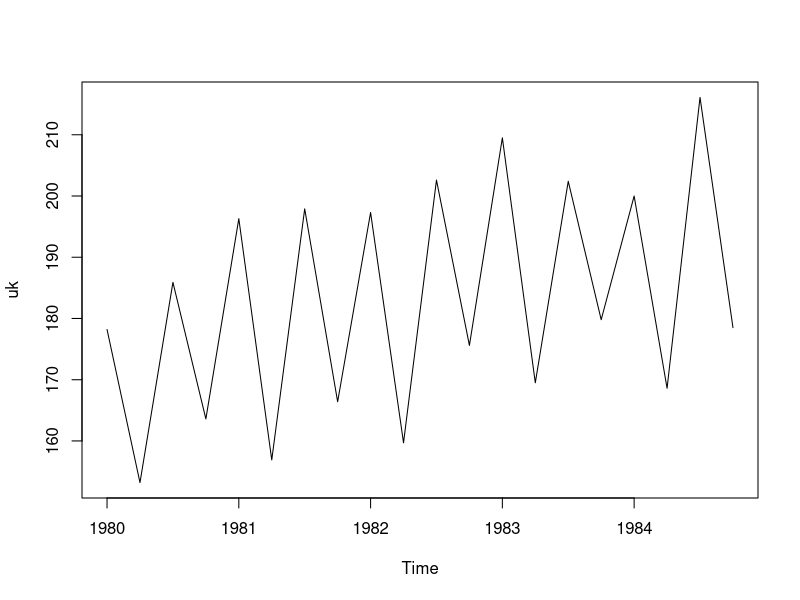
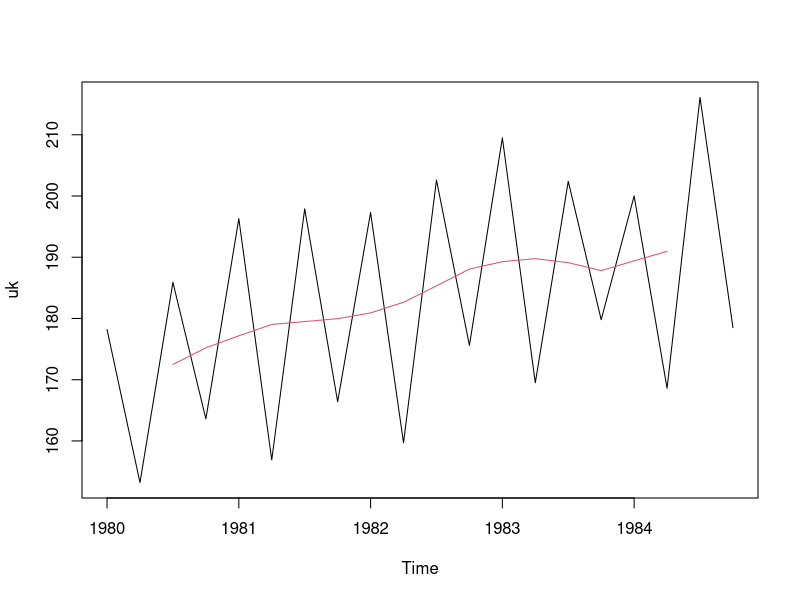
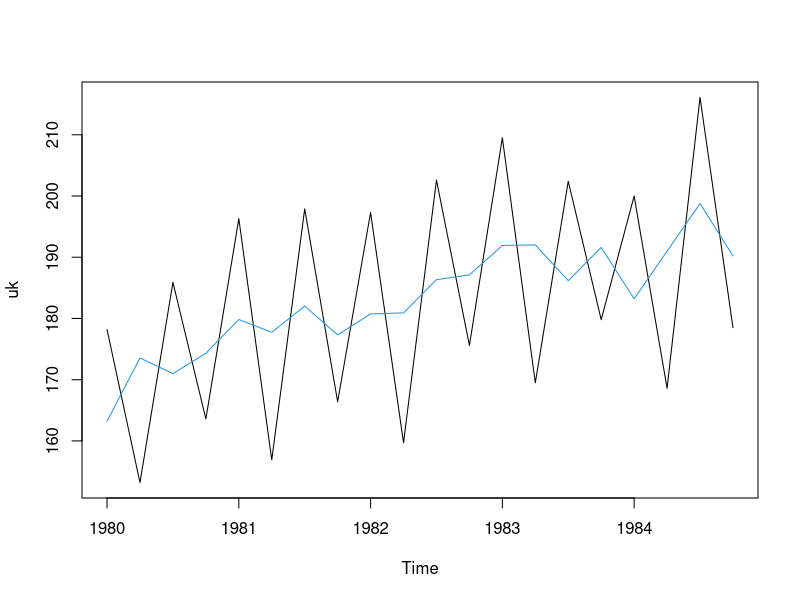
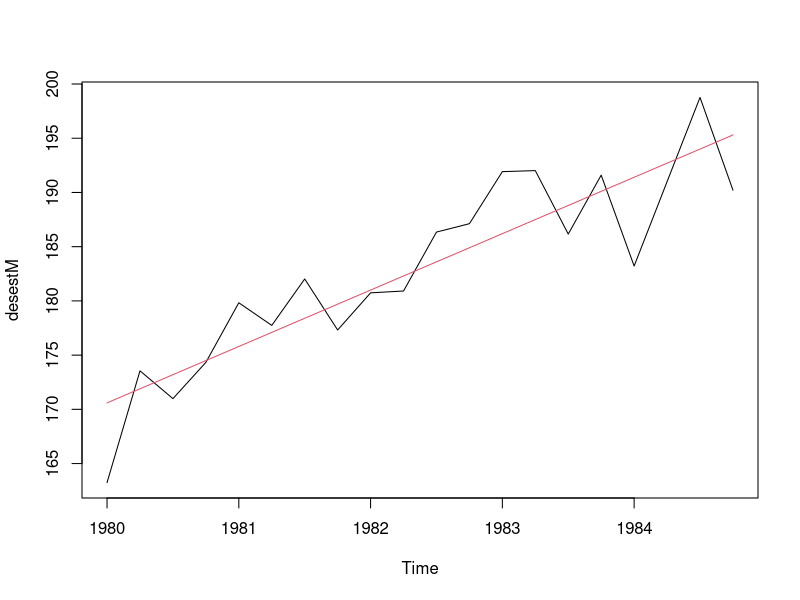
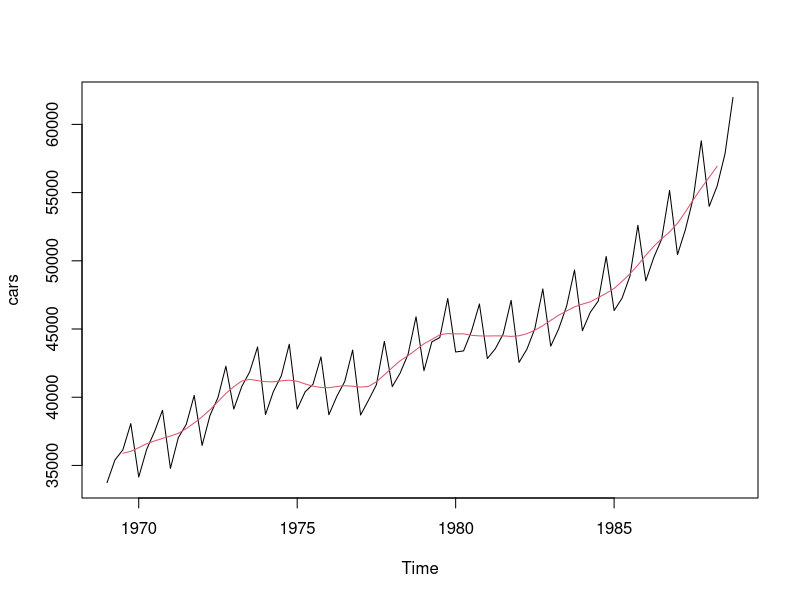
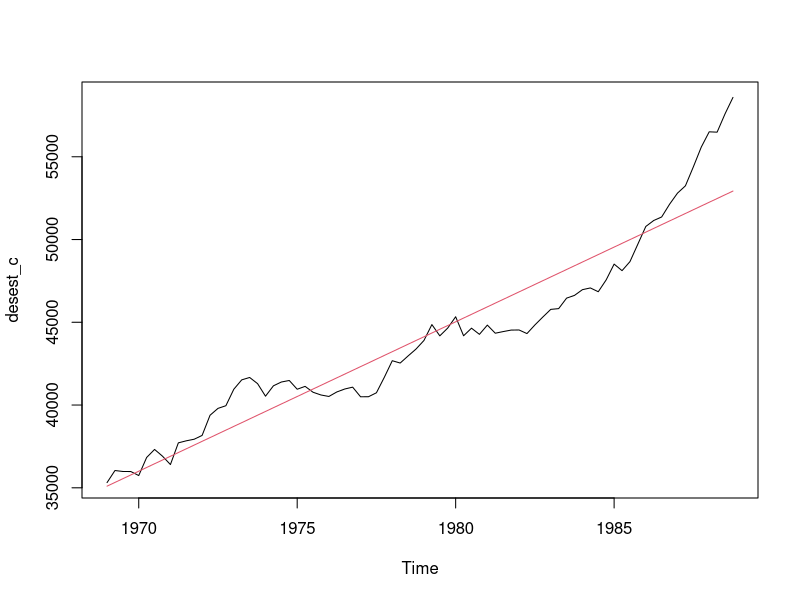

Write R code to recreate these figures, in order.
# =====================================================================
#  Topic 3: TIME SERIES  -  R functions for every formula in the slides
#  (Univ. de Malaga, Dept. of Applied Mathematics)
#
#  Layout of the file
#    1. Moving averages (order k, odd / even)
#    2. Decomposition: trend-cycle, E*A, seasonal indices, random part
#    3. Deseasonalisation
#    4. Trend by least squares (regression line on X/E)
#    5. Prediction (trend * seasonal index)
#    6. Autocorrelation (cycle detection)
#    7. Index numbers + deflation
#    8. Whole pipeline in one call + car-sales exercise
#
#  Every place marked   >>> SLIDE CODING TASK <<<   is code that appears
#  literally in the slides ("Code in R" slides) - run those first.
#  Expected values from the slides are written in comments (# ==> ...).
#  Only base R / stats is needed (no tidyverse): stats::filter is used
#  explicitly so it does not clash with dplyr::filter.
# =====================================================================


# =====================================================================
# 1. MOVING AVERAGES
# =====================================================================

# Moving average of order k:  Y_t = (X_t + X_{t+1} + ... + X_{t+k-1}) / k
#  * k odd : plain filter  rep(1,k)/k, result sits on the middle point
#            (order 3 -> first value is assigned to t = 2).
#  * k even: not centred, so correct it by weighting the two extremes
#            with 0.5:  c(.5, 1, ..., 1, .5)/k  (same as a 2nd MA of order 2).
#  The first/last floor(k/2) values are lost -> NA.
moving_average <- function(x, k) {
  w <- if (k %% 2 == 1) rep(1, k) / k else c(0.5, rep(1, k - 1), 0.5) / k
  stats::filter(x, w)            # sides = 2 (centred) is the default
}

# Same thing written "by hand" (no stats::filter) - useful to check the formula.
# Even k:  (0.5*X_{t-k/2} + X_{t-k/2+1} + ... + X_{t+k/2-1} + 0.5*X_{t+k/2}) / k
moving_average_manual <- function(x, k) {
  n <- length(x); out <- rep(NA_real_, n)
  h <- k %/% 2
  for (t in (h + 1):(n - h)) {
    if (k %% 2 == 1) {
      out[t] <- sum(x[(t - h):(t + h)]) / k
    } else {
      out[t] <- (0.5 * x[t - h] + sum(x[(t - h + 1):(t + h - 1)]) + 0.5 * x[t + h]) / k
    }
  }
  out
}

# Even-order MA done in two steps (uncentred MA of order k, then MA of order 2).
moving_average_two_step <- function(x, k) {
  n  <- length(x)
  m1 <- sapply(1:(n - k + 1), function(i) mean(x[i:(i + k - 1)]))  # uncentred
  m2 <- (m1[-length(m1)] + m1[-1]) / 2                             # order 2
  c(rep(NA, k / 2), m2, rep(NA, k / 2))
}

# ---- >>> SLIDE CODING TASK (p.~14-15): moving averages of order 3 and 4 <<<
xx <- c(2.6767, 3.2050, 4.8714, 4.6275, 5.9008,
        5.5200, 5.1186, 4.9507, 4.6612, 6.2572)

# odd number no need to correction
stats::filter(xx, c(1, 1, 1) / 3)                 # order 3 (slide code)
# ==> NA 3.584367 4.234633 5.133233 5.349433 5.513133 5.196433 4.910167 5.289700 NA

# even number requires correction
stats::filter(xx, c(0.5, 1, 1, 1, 0.5) / 4)       # order 4 (slide code)
# ==> NA NA 4.248163 4.940550 5.260825 5.332125 5.217575 5.154775 NA NA
moving_average(xx, 3)                              # same, through my function
moving_average(xx, 4)
moving_average_manual(xx, 4)                       # same again, by hand
moving_average_two_step(xx, 4)

# ---- Exercise (1959-1965): trend with MA of order 3 and 4
x59 <- c(6, 6.2, 5.1, 4.9, 5.2, 5.8, 7)
names(x59) <- 1959:1965
moving_average(x59, 3)   # ==> NA 5.7667 5.4000 5.0667 5.3000 6.0000 NA
moving_average(x59, 4)   # ==> NA NA 5.45 5.30 5.49 NA NA
# by hand for 1961:  (0.5*6 + 6.2 + 5.1 + 4.9 + 0.5*5.2)/4 = 5.45


# =====================================================================
# 2. DECOMPOSITION  X = T*E*C*A   (multiplicative)  /  X = T+E+C+A (additive)
# =====================================================================

# Trend-cycle T*C: moving average whose order = seasonal period
# (quarterly p = 4, monthly p = 12, ...).
trend_cycle <- function(x, period) moving_average(x, period)

# Remove trend-cycle -> seasonal * random part.
#   multiplicative:  E*A = X / (T*C)        additive:  E+A = X - (T*C)
seasonal_random <- function(x, tc, model = c("multiplicative", "additive")) {
  model <- match.arg(model)
  if (model == "multiplicative") x / tc else x - tc
}

# Arrange a series into a table with one column per season (rows = years).
# Pads with NA at the end if the last year is incomplete.
season_matrix <- function(x, period) {
  x <- as.numeric(x)
  pad <- (-length(x)) %% period
  matrix(c(x, rep(NA, pad)), ncol = period, byrow = TRUE)
}

# UNCORRECTED seasonal variation indices: average of every column of the
# E*A table (removes the random part A).
#   I_season = mean over years of (X / T*C),   NA values ignored.
#   They are usually written as percentages (x100).
seasonal_index_uncorrected <- function(ea, period) {
  colMeans(season_matrix(ea, period), na.rm = TRUE)
}

# CORRECTED (normalised) indices: multiplicative -> mean must be 1 (sum = p,
# i.e. 400 % for quarters):   I' = I * p / sum(I) = I / mean(I)
#   e.g. 400/399.53 * 109.03 % = 109.1606 %
# additive -> they must sum to 0:  I' = I - mean(I)
seasonal_index_corrected <- function(i_unc, model = c("multiplicative", "additive")) {
  model <- match.arg(model)
  if (model == "multiplicative") i_unc / mean(i_unc) else i_unc - mean(i_unc)
}

# Same correction written with the slides' formula  400/399.53 * I  (generic p).
seasonal_index_corrected_slide <- function(i_unc) {
  length(i_unc) / sum(i_unc) * i_unc
}

# Random component:  A = (E*A) / E   (additive: (E+A) - E).
# The seasonal indices (length p) are recycled along the series.
random_component <- function(ea, e_idx, model = c("multiplicative", "additive")) {
  model <- match.arg(model)
  if (model == "multiplicative") ea / e_idx else ea - e_idx
}

# Read an index as text:  1.0903 -> "+9.03 % w.r.t. the annual average"
interpret_index <- function(i) {
  d <- (i - 1) * 100
  sprintf("%.2f %% %s the annual average", abs(d), ifelse(d >= 0, "above", "below"))
}

# ---- >>> SLIDE CODING TASK (p.~23-42): the company "Muja" <<<
xx <- c(178.2, 153.2, 185.9, 163.6,     # 1980 Spring..Winter
        196.3, 156.9, 197.9, 166.4,     # 1981
        197.3, 159.7, 202.6, 175.6,     # 1982
        209.5, 169.5, 202.4, 179.8,     # 1983
        200.0, 168.6, 216.1, 178.5)     # 1984
# Reading the data, frequency = 4 (quarters)
uk <- ts(xx, start = c(1980, 1), frequency = 4)
uk
plot(uk)

# Trend component, using a moving average of order 4  (slide code)
tend <- stats::filter(uk, c(.5, 1, 1, 1, .5) / 4)
tend
# ==> Autumn 1980 = 172.4875, Winter 1980 = 175.2125, ... Summer 1984 = 190.9625
plot(uk)
lines(tend, col = 2)                 # trend in red

# Seasonal (E) * Random (A) = X / TC  (slide code)
est_aleM <- uk / tend
est_aleM
# ==> 1981: 1.1079 0.8764 1.1025 0.9246 ...

# Unnormalised seasonal component (slide code)
est1M <- colMeans(matrix(est_aleM, ncol = 4, byrow = T), na.rm = T)
est1M
# ==> 1.0903 0.8817 1.0859 0.9373   (sum 3.9953 = 399.53 %, should be 400 %)

# Normalise the seasonal component (slide code)
estM <- est1M / mean(est1M)
estM
# ==> 1.091606 0.882746 1.087217 0.938432  (= 109.16 %, 88.27 %, 108.72 %, 93.84 %)

# Random component (slide code)
aleM <- est_aleM / estM
aleM
# ==> e.g. Autumn 1983 = 0.9844  (accidental factors lowered X by 1.56 %)

# --- the same with my functions ---
tc    <- trend_cycle(uk, 4)
ea    <- seasonal_random(uk, tc)                    # E*A
i_unc <- seasonal_index_uncorrected(ea, 4)          # 1.0903 0.8817 1.0859 0.9373
sum(i_unc) * 100                                    # 399.53 -> must be 400
i_cor <- seasonal_index_corrected(i_unc)            # 1.0916 0.8827 1.0872 0.9384
seasonal_index_corrected_slide(i_unc)               # identical
interpret_index(i_cor[1])                           # "9.16 % above the annual average"
interpret_index(i_cor[2])                           # "11.73 % below the annual average"
a_rand <- random_component(ea, i_cor)               # random part A (mean ~ 1)

# Additive version of the same data (X = T+E+C+A): subtract, centre at 0
ea_add  <- seasonal_random(uk, tc, "additive")
e_add   <- seasonal_index_corrected(seasonal_index_uncorrected(ea_add, 4), "additive")
sum(e_add)                                          # 0


# =====================================================================
# 3. DESEASONALISATION    X / E = T*C*A   (additive: X - E)
# =====================================================================

# Divide each value by its corrected seasonal index (indices recycled).
deseasonalise <- function(x, e_idx, model = c("multiplicative", "additive")) {
  model <- match.arg(model)
  if (model == "multiplicative") x / e_idx else x - e_idx
}

# ---- >>> SLIDE CODING TASK (p.~46): deseasonalised series <<<
desestM <- uk / estM
desestM
# ==> Spring 1980: 178.2 / 1.091606 = 163.2458 ; Summer 1980: 173.5494 ...
plot(uk)
lines(desestM, col = 4)              # deseasonalised series in blue
deseasonalise(uk, i_cor)             # same, with my function


# =====================================================================
# 4. TREND BY LEAST SQUARES (regression line on the deseasonalised series)
# =====================================================================
#   Y = a + b*t ,  t = 1,2,...,n (1 = first period)
#   b = cov(t,Y)/var(t)  ,  a = mean(Y) - b*mean(t)     (cov/var with the same n)
trend_line <- function(y) {
  y <- as.numeric(y); t <- seq_along(y)
  b <- (mean(t * y) - mean(t) * mean(y)) / (mean(t^2) - mean(t)^2)
  a <- mean(y) - b * mean(t)
  c(a = a, b = b)
}

# Value of the trend line at times t:  T_t = a + b*t
trend_values <- function(coef, t) coef["a"] + coef["b"] * t

# ---- >>> SLIDE CODING TASK (p.~53): regression line of X/E <<<
# This puts a vector 1:n in xx, where n is the length of uk
xx <- seq_along(uk)
# Linear regression
model <- lm(desestM ~ xx)
model                                                  # ==> 169.2985 + 1.30027 * t
# Predicted values of the line.  (The slide writes start = c(1969,1); for the
# Muja data the series starts in 1980, so use c(1980,1).)
regL <- ts(predict.lm(model), start = c(1980, 1), frequency = 4)
regL
# ==> 170.599 171.899 173.199 174.5 | 175.8 177.1 178.4 179.701 | ... | 195.304
# Plot the deseasonalised series with the line
plot(desestM)
lines(regL, col = 2)

# --- same with my functions ---
co <- trend_line(desestM)                              # a = 169.2985, b = 1.30027
trend_values(co, 1)                                    # 170.599  (t = 1: 1.30027*1 + 169.2985)


# =====================================================================
# 5. PREDICTION  (trend extrapolated x seasonal index)
# =====================================================================

# Season (1..p) of period number t:  ((t-1) mod p) + 1
season_of <- function(t, period) ((t - 1) %% period) + 1

# Forecast for period t:
#   multiplicative:  X^_t = (a + b*t) * E_season(t)
#   additive:        X^_t = (a + b*t) + E_season(t)
forecast_ts <- function(coef, e_idx, t, model = c("multiplicative", "additive")) {
  model <- match.arg(model)
  tr <- unname(coef["a"] + coef["b"] * t)
  e  <- e_idx[season_of(t, length(e_idx))]
  if (model == "multiplicative") tr * e else tr + e
}

# Next 1980-84 data end at t = 20 -> forecast the four quarters of 1985:
forecast_ts(co, i_cor, 21:24)
# ==> 214.614 (Spring)  174.699 (Summer)  216.579 (Autumn)  188.160 (Winter)


# =====================================================================
# 6. AUTOCORRELATION  (detecting a cycle of period T)
# =====================================================================
# Linear correlation between X_t and X_{t+T}; r ~ 1  =>  cycle of period T.
# Slide version: sqrt(R^2) of lm(xx1 ~ xx2)  (always >= 0).
auto_correl <- function(data, n) {
  xx1 <- head(data, -n)            # remove the last n data points
  xx2 <- tail(data, -n)            # remove the first n data points
  sqrt(summary(lm(xx1 ~ xx2))$r.squared)
}

# Signed Pearson version:  r = cov(X_t, X_{t+T}) / (sd * sd)
auto_correl_signed <- function(data, n) cor(head(data, -n), tail(data, -n))

# Correlation for lags 1..max_lag (to find the best period quickly)
auto_correl_table <- function(data, max_lag) {
  sapply(1:max_lag, function(l) auto_correl_signed(data, l))
}

# ---- >>> SLIDE CODING TASK (p.~61-62): cycle of period 3 <<<
data <- c(1.2, 1.4, 2.0, 1.23, 1.37, 2.07, 1.25, 1.47, 2.09)
auto_correl(data, 3)               # ==> 0.9936708   (~1  => cycle of period 3)
auto_correl_signed(data, 3)        # 0.9936708
auto_correl_table(data, 5)         # lag 3 is the largest


# =====================================================================
# 7. INDEX NUMBERS  and  DEFLATION
# =====================================================================

# Simple (elementary) index of period a with base b:   X_{a/b} = X_a / X_b
# (1.2033 = +20.33 %). Vectorised: pass a whole series, base = position/name.
simple_index <- function(x_a, x_b) x_a / x_b

# All indices of a series with respect to the base period (position `base`).
index_series <- function(x, base = 1) x / x[base]

# Properties of simple indices
index_inverse   <- function(i_ab) 1 / i_ab              # X_{a/b} = 1 / X_{b/a}
index_chain     <- function(...) prod(...)              # X_{a/b}*X_{b/c}*...*X_{y/z} = X_{a/z}
index_cyclic_ok <- function(i_ab, i_bc, i_ca) isTRUE(all.equal(i_ab * i_bc * i_ca, 1))

# Change the base of an index series: I_{t/t1} = I_{t/t0} / I_{t1/t0}
rebase_index <- function(i, new_base = 1) i / i[new_base]

# Percentage of variation:  (X_{a/b} - 1) * 100
pct_change <- function(i) (i - 1) * 100

# Deflation (nominal -> real):  real value_{t0} = nominal value_t / CPI_{t/t0}
# (CPI as "so many per one": 135 % -> 1.35)
deflate <- function(nominal, cpi) nominal / cpi

# Inverse operation (real -> nominal, e.g. 1990 pesetas in 1998 pesetas)
inflate <- function(real, cpi) real * cpi

# ---- Example: X1970 = 123, X1980 = 148
simple_index(148, 123)                     # ==> 1.2033  (+20.33 %)
pct_change(simple_index(148, 123))         # 20.33

# ---- Example: eyeglass frames, base 2000
frames <- c(`2000` = 1254, `2001` = 1345, `2002` = 1408, `2003` = 1451)
index_series(frames, 1)                    # ==> 1, 1.0726, 1.1228, 1.1571
index_inverse(1.0726)                      # 0.9323 = index of 2000 with base 2001
index_chain(1.0726, 1.0468)                # example of the "modified cyclic" property

# ---- Example: salary +50 %, CPI doubled (1970-1980)
real_1970 <- deflate(150, 2)               # ==> 75  -> real salary fell by 25 %
pct_change(real_1970 / 100)                # -25

# ---- Exercise: CPI_{1998/1990} = 135 %
deflate(1000, 1.35)                        # 1) real value in 1990 of 1000 pts of 1998 = 740.74
inflate(1000, 1.35)                        # 2) real value in 1998 of 1000 pts of 1990 = 1350

# ---- Exercise: car bought in 2006 for 24,000 EUR; I90/69 = 1000 %, I90/06 = 75 %
#   I_{06/69} = I_{06/90} * I_{90/69} = (1/0.75) * 10 = 13.33
i_06_69 <- index_chain(index_inverse(0.75), 10)
deflate(24000, i_06_69)                    # ==> 1800 euros (in 1969 euros)


# =====================================================================
# 8. WHOLE PIPELINE IN ONE CALL
# =====================================================================
# Runs: trend-cycle (MA of order p) -> E*A -> uncorrected & corrected seasonal
# indices -> random part -> deseasonalised series -> trend line -> fitted trend.
decompose_ts <- function(x, period, model = c("multiplicative", "additive")) {
  model <- match.arg(model)
  x   <- as.numeric(x)
  tc  <- as.numeric(trend_cycle(x, period))
  ea  <- seasonal_random(x, tc, model)
  iu  <- seasonal_index_uncorrected(ea, period)
  ic  <- seasonal_index_corrected(iu, model)
  a   <- random_component(ea, ic, model)
  des <- deseasonalise(x, ic, model)
  co  <- trend_line(des)
  list(trend_cycle = tc, seasonal_random = ea,
       index_uncorrected = iu, index_corrected = ic,
       random = a, deseasonalised = des,
       trend_coef = co, trend = unname(co["a"] + co["b"] * seq_along(x)))
}

res <- decompose_ts(xx <- c(178.2,153.2,185.9,163.6,196.3,156.9,197.9,166.4,197.3,159.7,
                            202.6,175.6,209.5,169.5,202.4,179.8,200.0,168.6,216.1,178.5), 4)
res$index_corrected      # 1.091606 0.882746 1.087217 0.938432
res$trend_coef           # a = 169.2985, b = 1.30027


# ---- >>> SLIDE EXERCISE (p.~56): quarterly car sales from Q1 1969 <<<
# Do the whole decomposition (trend-cycle, seasonal indices, deseasonalised
# series, regression line, forecast) for these 80 quarters.
xx <- c(33742, 35401, 36147, 38067, 34149, 36176, 37485,
        39047, 34783, 37042, 38008, 40132, 36466, 38680, 39976, 42273,
        39131, 40780, 41852, 43684, 38729, 40427, 41576, 43886, 39131,
        40394, 40956, 42959, 38714, 40062, 41152, 43460, 38695, 39780,
        40923, 44093, 40777, 41778, 43160, 45897, 41947, 44061, 44378,
        47237, 43315, 43396, 44843, 46835, 42833, 43548, 44637, 47107,
        42552, 43526, 45039, 47940, 43740, 45007, 46667, 49325, 44878,
        46234, 47055, 50318, 46354, 47260, 48883, 52605, 48527, 50237,
        51592, 55152, 50451, 52294, 54633, 58802, 53990, 55477, 57850,
        61978)
cars <- ts(xx, start = c(1969, 1), frequency = 4)
plot(cars)

tend_c <- stats::filter(cars, c(.5, 1, 1, 1, .5) / 4)       # trend-cycle
lines(tend_c, col = 2)
est_ale_c <- cars / tend_c                                  # E*A
est1_c <- colMeans(matrix(est_ale_c, ncol = 4, byrow = T), na.rm = T)
est_c  <- est1_c / mean(est1_c)                             # corrected indices
est_c                       # ==> 0.9555 0.9821 1.0045 1.0579  (Q1 is the weakest quarter)
ale_c   <- est_ale_c / est_c                                # random part
desest_c <- cars / est_c                                    # deseasonalised
xt <- seq_along(cars)
model_c <- lm(desest_c ~ xt)
reg_c <- ts(predict.lm(model_c), start = c(1969, 1), frequency = 4)
plot(desest_c); lines(reg_c, col = 2)
# Forecast of the next 4 quarters (t = 81..84)
forecast_ts(trend_line(desest_c), est_c, 81:84)
# Is there a yearly cycle in the raw data?  (lag 4)
auto_correl_signed(as.numeric(cars), 4)

# Same exercise through the pipeline function:
res_c <- decompose_ts(xx, 4)
res_c$index_corrected
